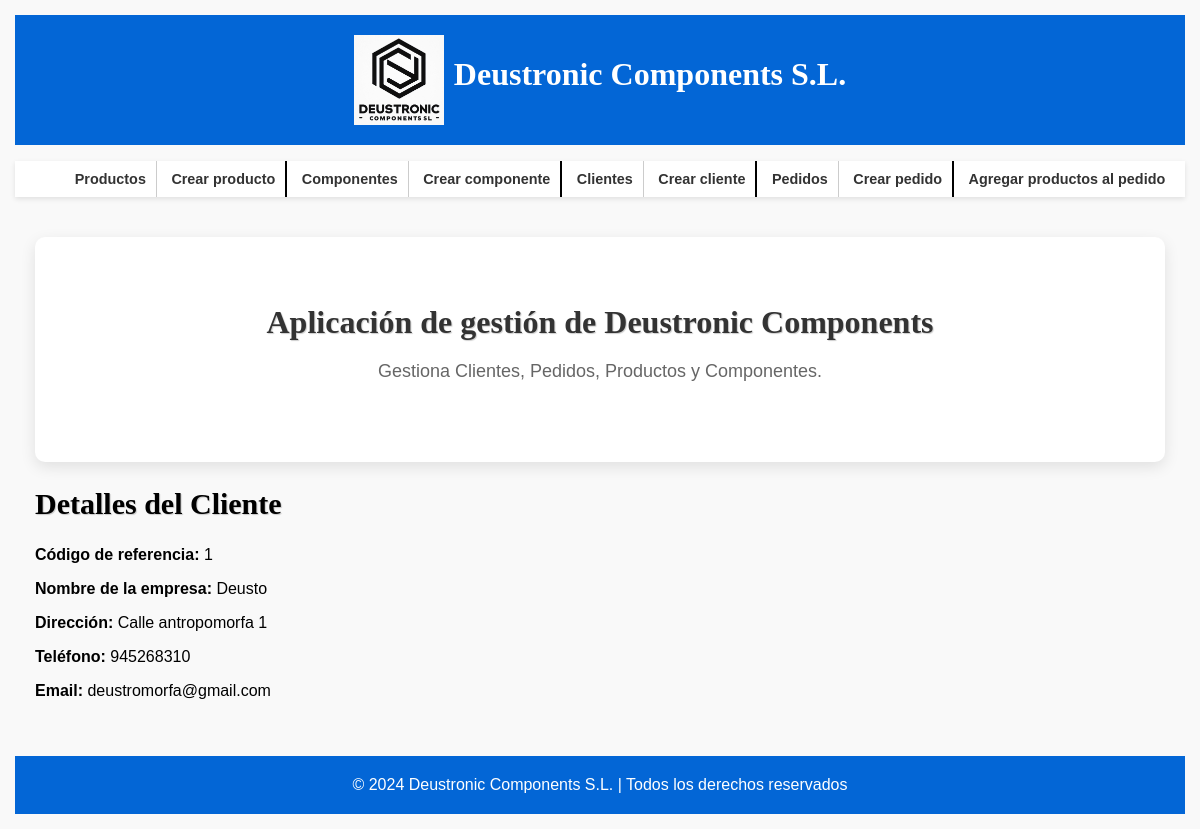
Page /appDeustronicComponents/cliente/1 on the earlier database version.
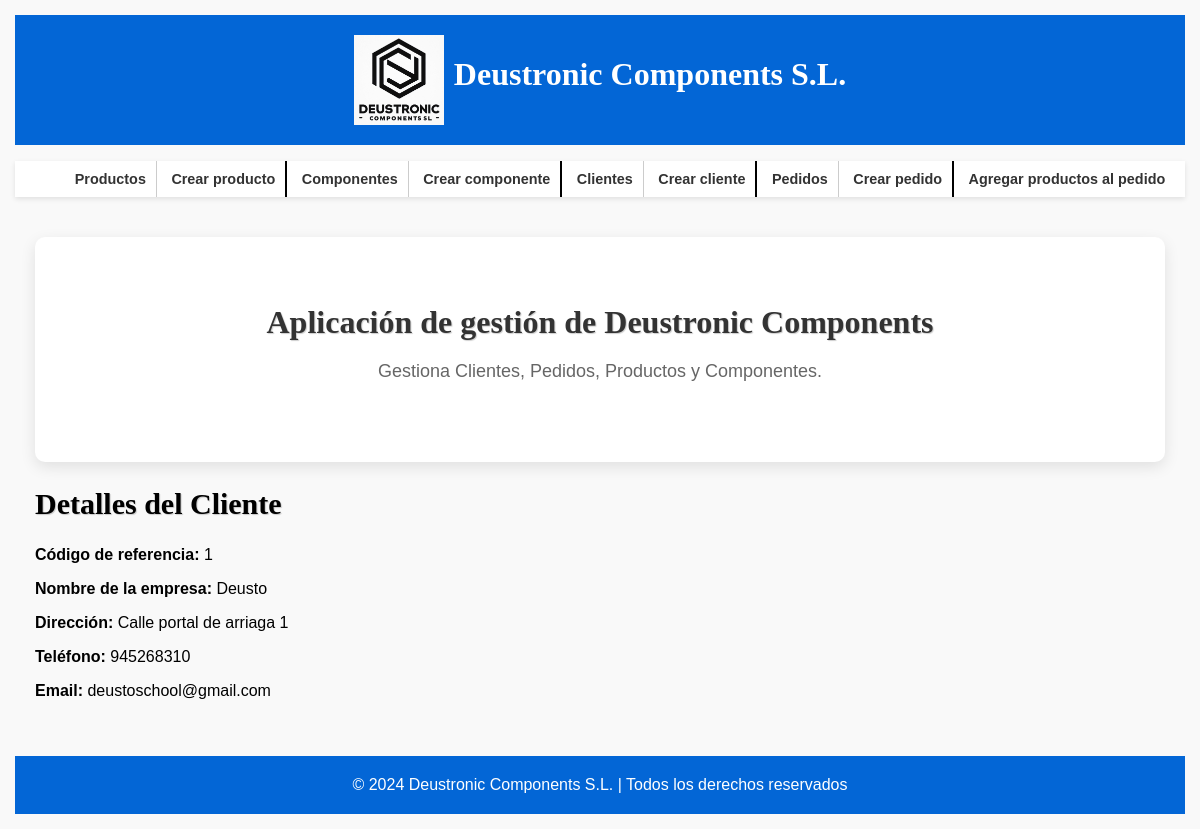
Same page on the later database version.
### appDeustronicComponents/models.py (models this page shows, shortened)
class Cliente(models.Model):
    cif = models.CharField(max_length=100, primary_key=True)
    nombre_empresa = models.CharField(max_length=100)
    direccion = models.CharField(max_length=255)
    telefono = models.IntegerField()
    email = models.EmailField(max_length=255)
    created = models.DateTimeField(auto_now_add=True)
    updated = models.DateTimeField(auto_now=True)
    class Meta:
        verbose_name_plural = "clientes"
        verbose_name = "cliente"
        ordering = ["-created"]

### appDeustronicComponents/views.py (the view)
# urls.py: path('cliente/<str:pk>', ClienteDetailView.as_view(), name='detalle_cliente'),
class ClienteDetailView(DetailView):
    model = Cliente
    template_name = 'appDeustronicComponents/cliente_detail.html'
    context_object_name = 'cliente'

### templates/appDeustronicComponents/cliente_detail.html (shortened to what this page needs)
{% extends 'base.html' %}
{% block contenido %}
<h2 class="izq">Detalles del Cliente</h2>
<p><strong>Código de referencia:</strong> {{ cliente.cif }}</p>
<p><strong>Nombre de la empresa:</strong> {{ cliente.nombre_empresa }}</p>
<p><strong>Dirección:</strong> {{ cliente.direccion }}</p>
<p><strong>Teléfono:</strong> {{ cliente.telefono }}</p>
<p><strong>Email:</strong> {{ cliente.email }}</p>
{% endblock %}

Differences in the rows shown:
changed Cliente "Deusto": direccion "Calle antropomorfa 1" → "Calle portal de arriaga 1"; email "deustromorfa@gmail.com" → "deustoschool@gmail.com"
